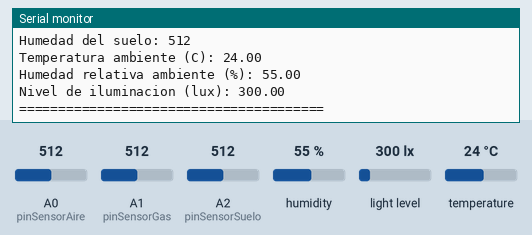
Bench run of a sketch on a simulated Arduino Uno, built with avr-gcc and run on an emulated ATmega328P. On the bench: the last lines printed to the serial monitor. The test bench sets the inputs (shaded band); at power-on: humidity 55 %, A0 (pinSensorAire) = 512, A1 (pinSensorGas) = 512, A2 (pinSensorSuelo) = 512, light level 300 lx, temperature 24 °C.

Above: at 2.8 s.
2.9 s: humidity set to 22 %
At 5.4 s:
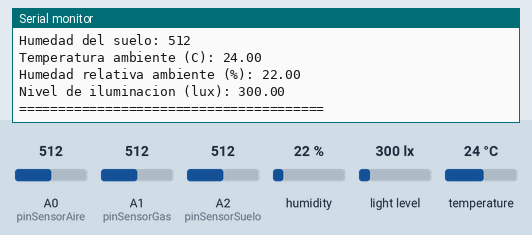
5.7 s: A0 (pinSensorAire) set to 716
8.5 s: A1 (pinSensorGas) set to 716
11.3 s: A2 (pinSensorSuelo) set to 716
14.1 s: light level set to 40 lx
At 15.9 s:
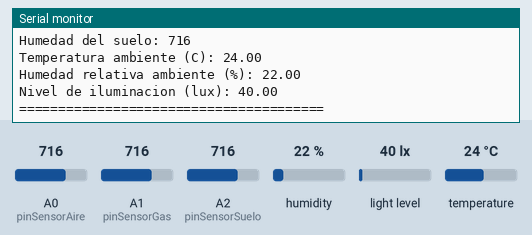

Measured:
- after the input at 2.9 s, the serial monitor: prints a new line after 1.3 s (image 1)
- after the input at 14.1 s, the serial monitor: prints a new line after 0.38 s (image 2)

The sketch:

ejercicio1.ino
```cpp
/*
 *  Bienvenidos a Sys On Chip
 * ==============================
 * Ejercicio No.1
 *
 * En este programa vamos a construir una pequeña estación ambiental
 * utilizando diferentes sensores conectados a un Arduino UNO R4 WiFi.
 *
 * Sensores utilizados:
 *
 *  - MQ135  -> Sensor de calidad del aire (entrada analógica)
 *  - MQ9    -> Sensor de gases combustibles CO / GLP (entrada analógica)
 *  - Higrómetro de suelo -> Sensor de humedad del suelo (entrada analógica)
 *  - SI7021 -> Sensor de temperatura y humedad ambiental (I2C)
 *  - BH1750 -> Sensor digital de iluminación (I2C)
 *
 * El sistema realizará la lectura de todos los sensores cada 2 segundos
 * y mostrará los resultados en el monitor serial.
 *
 * Este ejercicio introduce conceptos fundamentales de:
 *
 *  - Lectura de entradas analógicas
 *  - Comunicación I2C
 *  - Integración de múltiples sensores
 *  - Monitoreo ambiental con Arduino
 *
 * ==============================================================================================
 */

#include <Wire.h>              // Librería para comunicación I2C
#include <Adafruit_Si7021.h>   // Librería para el sensor de temperatura y humedad
#include <BH1750.h>            // Librería para el sensor de iluminación


/* ============================================================
   Definición de pines analógicos
   ============================================================ */

// Sensor de calidad del aire
const int pinSensorAire = A0;

// Sensor de gases combustibles
const int pinSensorGas = A1;

// Sensor de humedad del suelo
const int pinSensorSuelo = A2;


/* ============================================================
   Creación de objetos de sensores I2C
   ============================================================ */

// Objeto para el sensor de temperatura y humedad
Adafruit_Si7021 sensorAmbiente = Adafruit_Si7021();

// Objeto para el sensor de iluminación
BH1750 sensorLuz;


/* ============================================================
   Configuración inicial del sistema
   ============================================================ */

void setup() {

  // Inicializar comunicación serial
  // Esto permite visualizar los datos en el monitor serial
  Serial.begin(115200);

  // Esperar a que el puerto serial esté listo
  while (!Serial);

  Serial.println("Inicializando sensores...");
  Serial.println();

  // Inicializar el bus I2C
  Wire.begin();


  /* ------------------------------------------------------------
     Inicialización del sensor de temperatura y humedad
     ------------------------------------------------------------ */

  if (!sensorAmbiente.begin()) {

    Serial.println("Error: Sensor SI7021 no encontrado.");
    Serial.println("Verifique las conexiones I2C.");

    // Detener el programa si el sensor no se detecta
    while (1);
  }
  else {

    Serial.println("Sensor SI7021 inicializado correctamente.");
  }


  /* ------------------------------------------------------------
     Inicialización del sensor de iluminación
     ------------------------------------------------------------ */

  if (sensorLuz.begin(BH1750::CONTINUOUS_HIGH_RES_MODE)) {

    Serial.println("Sensor BH1750 inicializado correctamente.");
  }
  else {

    Serial.println("Error: Sensor BH1750 no encontrado.");
    Serial.println("Verifique las conexiones I2C.");

    // Detener el programa si el sensor no se detecta
    while (1);
  }

  Serial.println();
  Serial.println("Sistema listo.");
  Serial.println();
}


/* ============================================================
   Bucle principal del programa
   ============================================================ */

void loop() {

  /* ------------------------------------------------------------
     Lectura de sensores analógicos
     ------------------------------------------------------------ */

  // Leer el valor del sensor de calidad del aire
  int valorSensorAire = analogRead(pinSensorAire);

  // Leer el valor del sensor de gases combustibles
  int valorSensorGas = analogRead(pinSensorGas);

  // Leer el valor del sensor de humedad del suelo
  int valorHumedadSuelo = analogRead(pinSensorSuelo);


  /* ------------------------------------------------------------
     Lectura de sensores digitales (I2C)
     ------------------------------------------------------------ */

  // Leer humedad relativa del ambiente
  float humedadAmbiente = sensorAmbiente.readHumidity();

  // Leer temperatura ambiente
  float temperaturaAmbiente = sensorAmbiente.readTemperature();

  // Leer nivel de iluminación en lux
  float iluminancia = sensorLuz.readLightLevel();


  /* ------------------------------------------------------------
     Mostrar datos en el monitor serial
     ------------------------------------------------------------ */

  Serial.println("========= LECTURA DE SENSORES =========");

  Serial.print("Sensor MQ135 (calidad del aire): ");
  Serial.println(valorSensorAire);

  Serial.print("Sensor MQ9 (gas CO / GLP): ");
  Serial.println(valorSensorGas);

  Serial.print("Humedad del suelo: ");
  Serial.println(valorHumedadSuelo);

  Serial.print("Temperatura ambiente (C): ");
  Serial.println(temperaturaAmbiente);

  Serial.print("Humedad relativa ambiente (%): ");
  Serial.println(humedadAmbiente);

  Serial.print("Nivel de iluminacion (lux): ");
  Serial.println(iluminancia);

  Serial.println("=======================================");
  Serial.println();


  /* ------------------------------------------------------------
     Esperar 2 segundos antes de la siguiente lectura
     ------------------------------------------------------------ */

  delay(2000);
}
```
